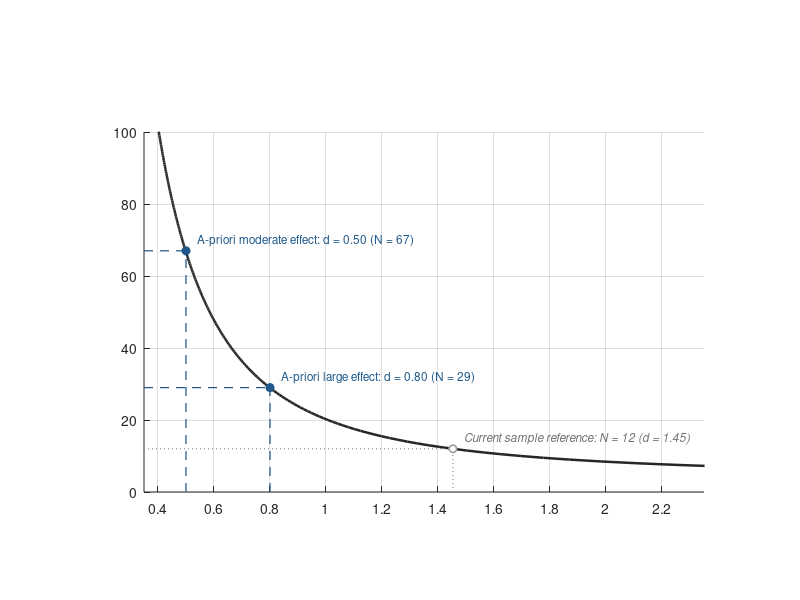

MATLAB code to generate this figure: (Note: this script raises an error after producing the figure.)
clear; clc;

% --- PARAMETER ---
power_target = 0.80;
alpha        = 0.001; % Unkorrigierter Cluster-Forming Threshold (one-tailed)
N_vec        = 6:0.5:120;
d_vec        = zeros(size(N_vec));

% --- EXAKTE GLATTE POWER-KURVE (80% Power) ---
for i = 1:length(N_vec)
    n  = N_vec(i);
    df = n - 1;
    t_crit = tinv(1 - alpha, df);
    d_vec(i) = fzero(@(d) (1 - nctcdf(t_crit, df, d * sqrt(n))) - power_target, [0.1, 5.0]);
end

% A-priori Benchmarks (d = 0.50 und d = 0.80)
d_apriori = [0.50, 0.80];
n_apriori = zeros(size(d_apriori));
for k = 1:length(d_apriori)
    n_apriori(k) = ceil(fzero(@(n) (1 - nctcdf(tinv(1 - alpha, n - 1), n - 1, d_apriori(k) * sqrt(n))) - power_target, [5, 300]));
end

% Referenzpunkt aktuelle Stichprobe (N = 12)
n_curr = 12;
d_curr = fzero(@(d) (1 - nctcdf(tinv(1 - alpha, n_curr - 1), n_curr - 1, d * sqrt(n_curr))) - power_target, [0.1, 5.0]);

% --- PLOTTING (konsistent mit Task-Motion Heatmap) ---
figure('Color', [1 1 1], 'Position', [100 100 750 550]);

% Achsenposition mit etwas mehr Platz unten & links für die abgesetzten Labels: [Left, Bottom, Width, Height]
ax = axes('Position', [0.18, 0.18, 0.70, 0.60]);
hold(ax, 'on');

% 1. Glatte Hauptkurve
plot(ax, d_vec, N_vec, 'Color', [0.15 0.15 0.15], 'LineWidth', 1.8);

% 2. Aktuelle Stichprobe (N = 12) -> dezent in Hellgrau als Hintergrund-Referenz
col_gray = [0.60 0.60 0.60];
plot(ax, [0.35, d_curr], [n_curr, n_curr], ':', 'Color', col_gray, 'LineWidth', 1.0);
plot(ax, [d_curr, d_curr], [0, n_curr], ':', 'Color', col_gray, 'LineWidth', 1.0);
plot(ax, d_curr, n_curr, 'o', 'MarkerSize', 5.5, 'MarkerFaceColor', [1 1 1], 'MarkerEdgeColor', col_gray, 'LineWidth', 1.2);
text(ax, d_curr + 0.04, n_curr + 3.0, sprintf('Current sample reference: N = 12 (d = %.2f)', d_curr), ...
    'FontSize', 8.5, 'Color', [0.45 0.45 0.45], 'FontAngle', 'italic');

% 3. A-priori Benchmarks (d = 0.50 und d = 0.80) -> klar hervorgehoben (Dunkelblau/Schiefer)
col_apriori = [0.12 0.35 0.55];
labels_apriori = {sprintf('A-priori moderate effect: d = 0.50 (N = %d)', n_apriori(1)), ...
                  sprintf('A-priori large effect: d = 0.80 (N = %d)', n_apriori(2))};

for k = 1:length(d_apriori)
    plot(ax, [0.35, d_apriori(k)], [n_apriori(k), n_apriori(k)], '--', 'Color', col_apriori, 'LineWidth', 0.9);
    plot(ax, [d_apriori(k), d_apriori(k)], [0, n_apriori(k)], '--', 'Color', col_apriori, 'LineWidth', 0.9);
    plot(ax, d_apriori(k), n_apriori(k), 'o', 'MarkerSize', 6, 'MarkerFaceColor', col_apriori, 'MarkerEdgeColor', col_apriori);
    text(ax, d_apriori(k) + 0.04, n_apriori(k) + 3.0, labels_apriori{k}, ...
        'FontSize', 8.5, 'Color', col_apriori, 'FontWeight', 'normal');
end

% Achsen & Layout
xlim(ax, [0.35 2.35]);
ylim(ax, [0 100]);
xticks(ax, 0.4:0.2:2.2);
yticks(ax, 0:20:100);

grid(ax, 'on');
ax.GridAlpha = 0.12;
ax.GridLineStyle = ':';
ax.LineWidth = 0.8;
set(ax, 'FontSize', 10, 'TickDir', 'out', 'Box', 'off', 'XColor', [0.3 0.3 0.3], 'YColor', [0.3 0.3 0.3]);

% Achsenbeschriftungen mit vergrößertem Abstand zu den Tick-Zahlen
xl = xlabel(ax, 'Hypothetical Population Effect Size (Cohen''s d)', 'FontSize', 10, 'FontWeight', 'normal', 'Color', [0.15 0.15 0.15]);
yl = ylabel(ax, 'Required Sample Size (N) at 80% Power', 'FontSize', 10, 'FontWeight', 'normal', 'Color', [0.15 0.15 0.15]);

xl.Position(2) = xl.Position(2) - 4.5;   % X-Label weiter nach unten
yl.Position(1) = yl.Position(1) - 0.09;  % Y-Label weiter nach links

% Titel über Annotation (exakt wie bei der Heatmap positioniert)
annotation('textbox', [0.15, 0.84, 0.70, 0.08], ...
    'String', 'A-Priori Voxel-Wise Power Curve (p_{unc} = .001, One-Tailed)', ...
    'FontSize', 11, 'FontWeight', 'normal', ...
    'HorizontalAlignment', 'center', ...
    'VerticalAlignment', 'middle', ...
    'LineStyle', 'none', ...
    'Color', [0.1 0.1 0.1]);

hold(ax, 'off');

% --- EXPORT FIGURE ---
print(gcf, 'neu_powerplot.pdf', '-dpdf', '-painters');
print(gcf, 'neu_powerplot.png', '-dpng', '-r600');
exportgraphics(gcf, 'neu_powerplot.png', 'Resolution', 600, 'BackgroundColor', 'white');
